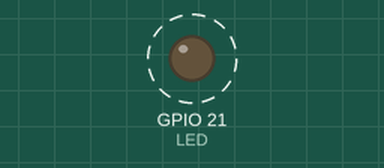
Recording of a program running on a simulated Seeed XIAO ESP32-S3. Parts: output pins drawn as LEDs (lit = HIGH). Dashed ring = blinking.

Above: at 0.22 s.
Timing chart, 0 to 3.1 s (numbered marks = the images above):
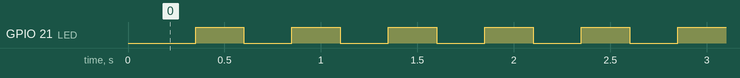

Measured:
- by itself, GPIO 21 (LED): alternates HIGH for 0.25 s and LOW for 0.25 s

The program:

main.cpp
```cpp
#include <Arduino.h>

// #define LED 21 //Built-in orange user LED on GPIO21 on XIAO ESP32-S3
#define LED LED_BUILTIN // Built-in orange user LED on GPIO21 on XIAO ESP32-S3
int count = 0;          // Initialised to zero

void setup()
{
    if (count < 100000)
    {
        // Increment the counter
        count++;
    }

    delay(100);
    pinMode(LED, OUTPUT);
    digitalWrite(LED, HIGH); // Turn off the LED
    asm("nop");              // Use continue (F10) at this line if debugging
}

void loop()
{
    digitalWrite(LED, LOW); // Turn on the LED
    delay(250);

    digitalWrite(LED, HIGH); // Turn off the LED
    delay(250);
}
```
